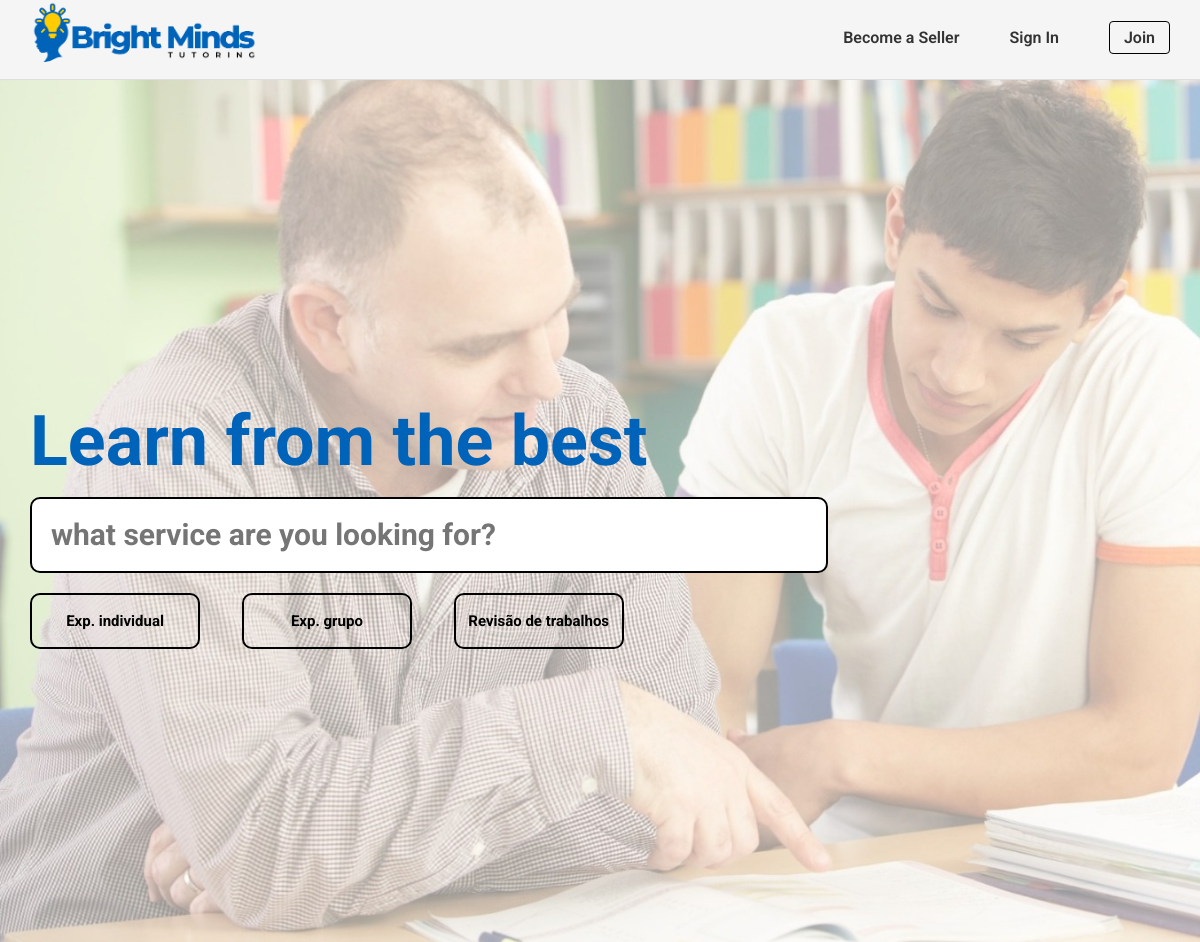
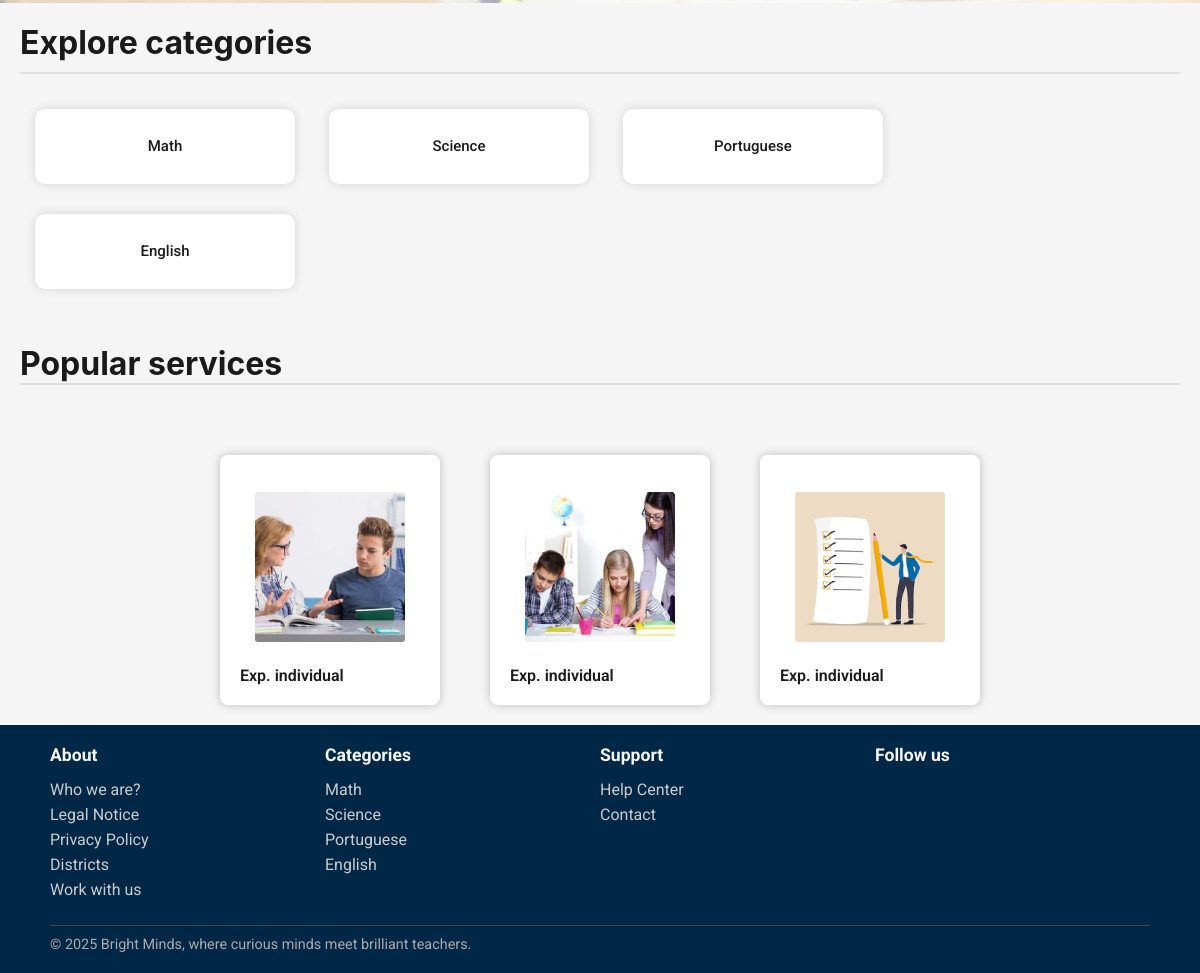
The page /pages/index.php on the database its author committed (2 pictures, top to bottom).
### tables this page shows
CREATE TABLE Category(
    category_name TEXT PRIMARY KEY
);

### pages/index.php (called while the page is built)
<?php
    require_once(__DIR__. '/../templates/common.tpl.php');
    require_once(__DIR__.'/../database/connection.db.php');
    require_once(__DIR__.'/../database/categories.php');
    $session = new Session();
    $db = getDatabaseConnection();
    $categories  = getAllCategories($db);
    drawHeader($session);
    drawMainPage($session,$categories);
    drawFooter($categories);
?>

### utils/session.php (called while the page is built, shortened)
<?php
  class Session {
    public function isLoggedIn() : bool {
      return isset($_SESSION['id']);
    }
  }
?>

### database/categories.php (called while the page is built)
<?php
  function getAllCategories($db) {
    $stmt = $db->prepare('SELECT category_name
                          FROM Category');
    $stmt->execute();
    return $stmt->fetchAll();
  }
?>

### templates/common.tpl.php (the view, shortened to what this page needs)
<?php
    require_once(__DIR__. '/../utils/session.php');
?>
<?php function drawHeader(Session $session){ ?>
    <!DOCTYPE html>
    <html>
        <head>
            <link rel="stylesheet" href="../css/style.css">
            <link rel="stylesheet" href="../css/profile.css">
        </head>
        <body>
            <header>
                <nav>
                    <a href="../pages/index.php"><img id="logo" src="../docs/BrightMinds_logo.png" alt="BrightMinds Logo"></a>
                    <?php
                        if($session->isLoggedIn()) drawUserNav($session);
                        else drawVisitorNav();
                    ?>
                </nav>
            </header>
            <main>
<?php } ?>
<?php function drawVisitorNav() { ?>
    <ul class="nav-links">
        <li><a href="">Become a Seller</a></li>
        <li><a href="../pages/login.php">Sign In</a></li>
        <li><a href="../pages/sign_up.php" class="join-btn">Join</a></li>
    </ul>
<?php } ?>
<?php function drawMainPage(Session $session, array $categories){ ?>
        <section class="search-services">
            <h2>Learn from the best</h2>
            <form>
                <input class= "search-bar" type="search" placeholder="what service are you looking for?">
            </form>
            <form class="main-services">
                <button>
                    Exp. individual
                </button>
                <button>
                    Exp. grupo
                </button>
                <button>
                    Revisão de trabalhos
                </button>
            </form>
        </section>
        <section class = "product">
            <section class="categories">
                <h2>Explore categories</h2>
                <?php foreach($categories as $category){ ?>
                    <button><?=$category['category_name']?></button>
                <?php } ?>
            </section>
            <section class="services">
                <h2>Popular services</h2>
                <button>
                    <img src="../docs/exp-ind.jpg" alt="Explicação individual">
                    <span>Exp. individual</span>
                </button>
                <button>
                    <img src="../docs/exp-grp.jpg" alt="Explicação grupo">
                    <span>Exp. individual</span>
                </button>
                <button>
                    <img src="../docs/rev-trabalho.jpg" alt="Revisão de trabalho">
                    <span>Exp. individual</span>
                </button>
            </section>
        </section>
<?php } ?>
<?php function drawFooter(array $categories){ ?>
            </main>
            <footer>
                <div class="footer-content">
                    <section class="footer-column">
                        <h3>About</h3>
                        <ul>
                            <li><a href="">Who we are?</a></li>
                            <li><a href="">Legal Notice</a></li>
                            <li><a href="">Privacy Policy</a></li>
                            <li><a href="">Districts</a></li>
                            <li><a href="">Work with us</a></li>
                        </ul>
                    </section>
                    <section class="footer-column">
                        <h3>Categories</h3>
                        <ul>
                            <?php foreach($categories as $category){ ?>
                                <li>
                                    <a href=""><?=$category['category_name']?>
                                    </a>
                                </li>
                            <?php } ?>
                        </ul>
                    </section>
                    <section class="footer-column">
                        <h3>Support</h3>
                        <ul>
                            <li><a href="#">Help Center</a></li>
                            <li><a href="#">Contact</a></li>
                        </ul>
                    </section>
                    <section class="footer-column">
                        <h3>Follow us</h3>
                    </section>
                    <div class="footer-bottom">
                        <hr>
                        <p>© 2025 Bright Minds, where curious minds meet brilliant teachers.</p>
                    </div>
                </div>
            </footer>
        </body>
    </html>
<?php } ?>

### css/style.css (style rules this page uses)
* { font-family: "Roboto"; margin:0; padding:0; box-sizing: border-box; }
header { font-family: "Roboto"; font-style: normal; background-color:whitesmoke; border-bottom: 1px solid #ddd; height: 80px; width: 100%; position: fixed; top:0; left:0; }
nav { display: flex; align-items: center; justify-content: space-between; padding: 0px 30px; }
.nav-links { list-style: none; display: flex; align-items: center; gap: 50px; }
#logo { height:70px; width: auto; }
a { text-decoration:none; }
.nav-links li a, .nav-right a { color: #333; font-weight: 600; font-size: 16px; }
.join-btn { padding: 6px 14px; border: 1px solid #000; border-radius: 4px; background-color: transparent; font-weight: bold; cursor: pointer; }
.search-services { background-image: url('../docs/Background-navbar2.jpg'); height: 25cm; width: 100%; background-repeat: no-repeat; background-size: cover; margin: 0; padding: 400px 30px; }
.search-services h2 { font-size: 70px; color: #0063ba; padding-bottom: 15px; }
.search-bar { width: 70%; height: 2cm; font-size: 30px; border: 2px solid black; border-radius: 10px ; padding: 5mm; font-weight: bold; }
.main-services { padding-top: 20px; }
.main-services > * { width: 45mm; height: 15mm; border: 2px solid black; border-radius: 10px; background-color: transparent ; margin-right: 1cm; font-size: 15px; font-weight: bold; }
.product { background-color: whitesmoke; }
.categories { padding: 20px 20px; }
.categories h2 { text-align: left; font-family: 'Inter', serif; font-size: 32px; margin-bottom: 20px; color: #1a1a1a; border-bottom: 2px solid #e0e0e0; padding-bottom: 10px; }
.categories button { text-align: center; width: 260px; height:75px; padding: 18px 25px; margin: 15px; font-size: 15px; background-color: #ffffff; color: #1a1a1a; border: rgb(213, 206, 206); border-radius: 10px; font-weight: 500; box-shadow: 0px 0px 10px rgb(212, 211, 211); cursor: pointer; }
.services { display: flex; flex-wrap: wrap; justify-content: center; gap: 50px; padding: 20px 20px; font-family: 'Inter', sans-serif; }
.services h2 { width: 100%; text-align:left; font-family: 'Inter', serif; font-size: 32px; color: #1a1a1a; margin-bottom: 20px; border-bottom: 2px solid #e0e0e0; }
.services button { width: 220px; height: 250px; background-color: #ffffff; border: rgb(213, 206, 206); border-radius: 8px; padding: 20px; text-align: center; display: flex; flex-direction: column; justify-content: space-between; box-shadow: 0px 0px 10px rgb(189, 187, 187); cursor: pointer; }
.services button img { width: 150px; height: 150px; object-fit: cover; border-radius: 3px; margin: auto; }
.services button span { margin-top: 6px; font-weight: 600; color: #1a1a1a; font-size: 16px; }
footer { font-family: "Roboto", sans-serif; background-color: #012747; color: #fff; padding: 20px 50px; }
.footer-content { display:grid; grid-template-columns: repeat(4, 1fr); grid-template-rows: auto auto; row-gap: 20px; }
.footer-bottom { grid-column: 1 / -1; }
.footer-column h3 { font-size: 1.1rem; margin-bottom: 15px; color: #f5f5f5; }
.footer-column ul { list-style: none; }
.footer-column ul li { margin-bottom: 6px; }
.footer-column ul li a { text-decoration: none; color: #ccc; }
.footer-bottom { text-align: start; font-size: 0.9rem; color: #aaa; }
.footer-bottom hr { border: none; border-top: 1px solid #444; margin-bottom: 10px; }

### css/profile.css (style rules this page uses)
* { font-family: "Roboto"; margin:0; padding:0; box-sizing: border-box; }

### rows shown on the page
category: category_name "Math"
category: category_name "Science"
category: category_name "Portuguese"
category: category_name "English"
